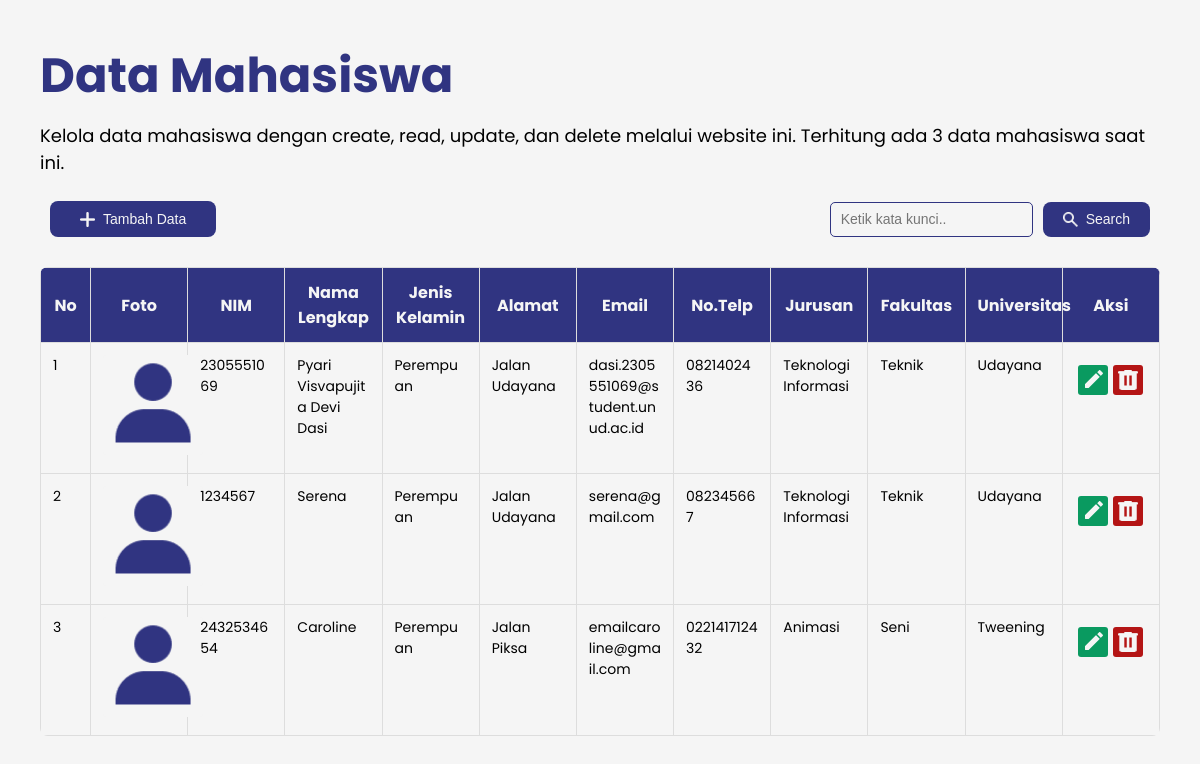
Before: / with the older database file.
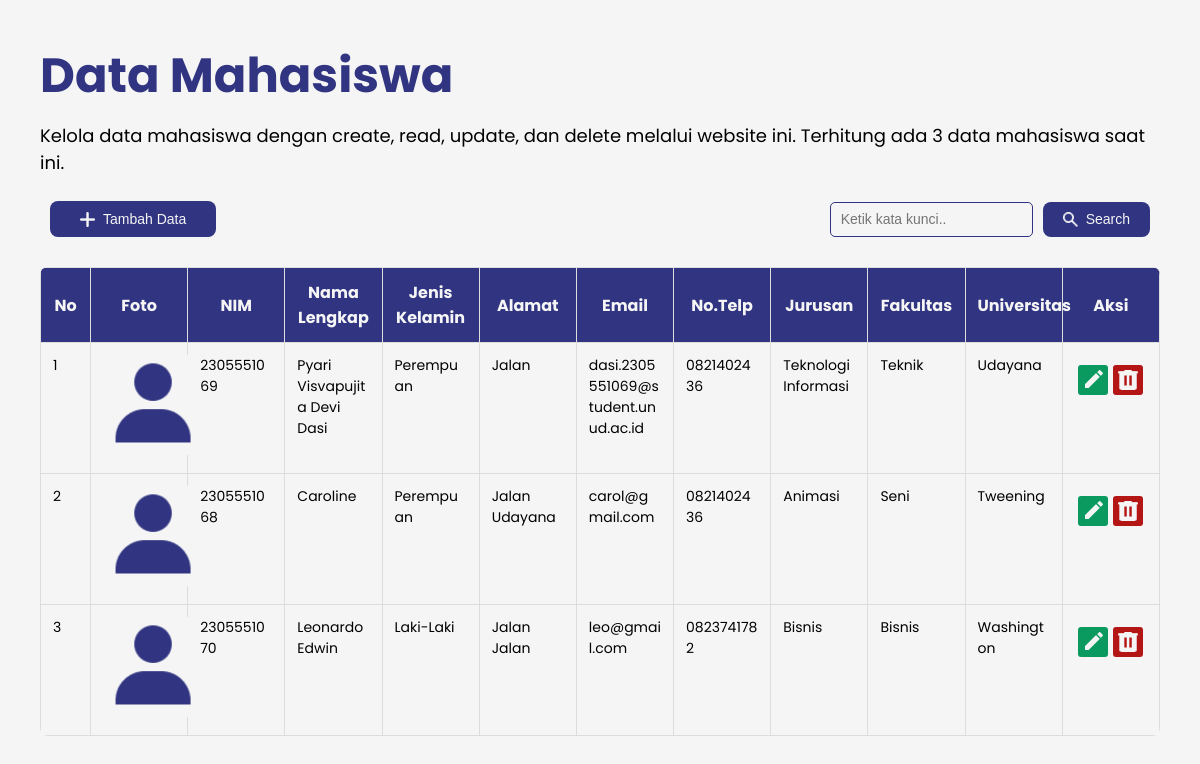
After: the same page with the newer database file.
### tables this page shows
CREATE TABLE `tb_mahasiswa` (
  `id` int NOT NULL AUTO_INCREMENT,
  `nim` varchar(20) DEFAULT NULL,
  `picture` varchar(255) DEFAULT NULL,
  `name` varchar(50) DEFAULT NULL,
  `gender` varchar(10) DEFAULT NULL,
  `address` varchar(100) DEFAULT NULL,
  `email` varchar(100) DEFAULT NULL,
  `telp` varchar(15) DEFAULT NULL,
  `major` varchar(50) DEFAULT NULL,
  `faculty` varchar(25) DEFAULT NULL,
  `university` varchar(50) DEFAULT NULL,
  PRIMARY KEY (`id`)
);

### function.php (called while the page is built, shortened)
<?php
require 'connection.php';
function query($query) {
    global $conn;
    $result = mysqli_query($conn, $query);
    $rows = [];
    while ($row = mysqli_fetch_assoc($result)) {
        $rows[] = $row;
    }
    return $rows;
}
?>

### index.php (the view, shortened to what this page needs)
<?php
require 'function.php';
$mahasiswa = query("SELECT * FROM tb_mahasiswa");
$jumlahMahasiswa = count($mahasiswa);
?>
<!DOCTYPE html>
<html>
<head>
    <link rel="stylesheet" href="style.css">
</head>
<body>
    <h1>Data Mahasiswa</h1>
    <p>Kelola data mahasiswa dengan create, read, update, dan delete melalui website ini. Terhitung ada
        <?php echo $jumlahMahasiswa; ?> data mahasiswa saat ini.</p>
    <div class="btn-container">
        <div class="btn-left">
            <button class="btn-add" onclick="location.href='add.php'">
                <img src="icon/add.png" alt="Tambah Data" class="button-icon">
                Tambah Data
            </button>
        </div>
        <form method="POST" action="">
            <div class="search-container">
                <input type="text" name="searches" placeholder="Ketik kata kunci.." autofocus>
                <button class="btn-add" type="submit" name="search">
                    <img src="icon/search.png" alt="Search Data" class="button-icon">
                    Search
                </button>
            </div>
        </form>
    </div>
    <div class="table-container">
        <table>
            <thead class="header-table">
                <tr>
                    <th id="no">No</th>
                    <th>Foto</th>
                    <th>NIM</th>
                    <th>Nama Lengkap</th>
                    <th>Jenis Kelamin</th>
                    <th>Alamat</th>
                    <th>Email</th>
                    <th>No.Telp</th>
                    <th>Jurusan</th>
                    <th>Fakultas</th>
                    <th>Universitas</th>
                    <th>Aksi</th>
                </tr>
            </thead>
            <tbody class="body-table">
                <?php $i = 1; ?>
                <?php foreach ($mahasiswa as $data): ?>
                <tr>
                    <td><?= $i ?></td>
                    <td>
                        <img src="image/user.jpg" Foto Default" width="100">
                    </td>
                    <td><?= $data["nim"] ?></td>
                    <td><?= $data["name"] ?></td>
                    <td><?= $data["gender"] ?></td>
                    <td><?= $data["address"] ?></td>
                    <td><?= $data["email"] ?></td>
                    <td><?= $data["telp"] ?></td>
                    <td><?= $data["major"] ?></td>
                    <td><?= $data["faculty"] ?></td>
                    <td><?= $data["university"] ?></td>
                    <td>
                        <div class="btn-container">
                            <a href="add.php?mode=edit&id=<?= $data['id'] ?>">
                                <button class="btn-edit">
                                    <img src="icon/edit.png" alt="Ubah Data" class="edit-icon">
                                </button>
                            </a>
                            <a href="?action=delete&id=<?= $data['id'] ?>"
                                onclick="return confirm('Yakin ingin menghapus data ini?')">
                                <button class="btn-delete">
                                    <img src="icon/delete.png" alt="Hapus Data" class="delete-icon">
                                </button>
                            </a>
                        </div>
                    </td>
                </tr>
                <?php $i++; ?>
                <?php endforeach; ?>
            </tbody>
        </table>
    </div>
</body>
</html>

### style.css (style rules this page uses)
* { margin: 0; padding: 0; box-sizing: border-box; background-color: #F5F5F5; }
body { font-family: Poppins; padding: 40px; }
h1 { font-size: 48px; color: #303481; margin-bottom: 10px; }
p { font-size: 18px; margin-bottom: 15px; }
.btn-container { display: flex; justify-content: space-between; align-items: center; width: 100%; padding: 10px; box-sizing: border-box; }
.btn-left { display: flex; justify-content: flex-start; align-items: center; flex: 1; }
.search-container { display: flex; align-items: center; justify-content: flex-end; flex: 1; }
input[name="searches"] { padding: 5px 10px; font-size: 14px; border: 1px solid #ccc; border-radius: 4px; margin-right: 10px; height: 35px; }
button[name="search"] { background-color: #303481; color: #F5F5F5; font-size: 14px; border: none; padding: 7px 20px; border-radius: 8px; cursor: pointer; height: 35px; }
.btn-add { background-color: #303481; color: #F5F5F5; font-size: 14px; border: none; padding: 10px 30px; border-radius: 8px; cursor: pointer; transition: border 0.2s ease-in-out; display: flex; align-items: center; }
.btn-add .button-icon { width: 15px; height: auto; font-size: 20px; margin-right: 8px; background-color: #303481; }
table { margin: 20px 0px; width: 100%; border-collapse: collapse; table-layout: fixed; border-radius: 8px; overflow: hidden; height: 250px; }
.header-table th { background-color: #303481; color: #F5F5F5; padding: 12px; text-align: center; font-weight: bold; border: 1px solid #ddd; }
#no { width: 50px; text-align: center; }
td { padding: 12px; border: 1px solid #ddd; word-wrap: break-word; max-width: 150px; vertical-align: top; }
td img { width: 100px; height: auto; border-radius: 3px; }
.body-table td { font-size: 14px; }
button { background: none; border: none; cursor: pointer; padding: 5px; }
button img { width: 20px; height: 20px; }
.btn-container { display: flex; gap: 5px; justify-content: center; }
.btn-edit { display: inline-flex; align-items: center; background-color: #0a9a60; border-radius: 3px; cursor: pointer; display: flex; align-items: center; }
.edit-icon { width: 20px; height: 20px; background-color: #0a9a60; }
.btn-delete { display: inline-flex; align-items: center; background-color: #b41515; border-radius: 3px; cursor: pointer; display: flex; align-items: center; }
.delete-icon { width: 20px; height: 20px; background-color: #b41515; }
input[type="text"], input[type="email"], input[type="file"], textarea { width: 100%; padding: 10px; border: 1px solid #303481; border-radius: 5px; outline: none; }

Changed rows visible on the page:
removed tb_mahasiswa: nim "2305551069", name "Pyari Visvapujita Devi Dasi", gender "Perempuan", address "Jalan Udayana", email "dasi.2305551069@student.unud.ac.id", telp "0821402436", major "Teknologi Informasi", faculty "Teknik", university "Udayana"
removed tb_mahasiswa: nim "1234567", name "Serena", gender "Perempuan", address "Jalan Udayana", email "serena@gmail.com", telp "082345667", major "Teknologi Informasi", faculty "Teknik", university "Udayana"
removed tb_mahasiswa: nim "2432534654", name "Caroline", gender "Perempuan", address "Jalan Piksa", email "emailcaroline@gmail.com", telp "022141712432", major "Animasi", faculty "Seni", university "Tweening"
added tb_mahasiswa: nim "2305551069", name "Pyari Visvapujita Devi Dasi", gender "Perempuan", address "Jalan", email "dasi.2305551069@student.unud.ac.id", telp "0821402436", major "Teknologi Informasi", faculty "Teknik", university "Udayana"
added tb_mahasiswa: nim "2305551068", name "Caroline", gender "Perempuan", address "Jalan Udayana", email "carol@gmail.com", telp "0821402436", major "Animasi", faculty "Seni", university "Tweening"
added tb_mahasiswa: nim "2305551070", name "Leonardo Edwin", gender "Laki-Laki", address "Jalan Jalan", email "leo@gmail.com", telp "0823741782", major "Bisnis", faculty "Bisnis", university "Washington"
